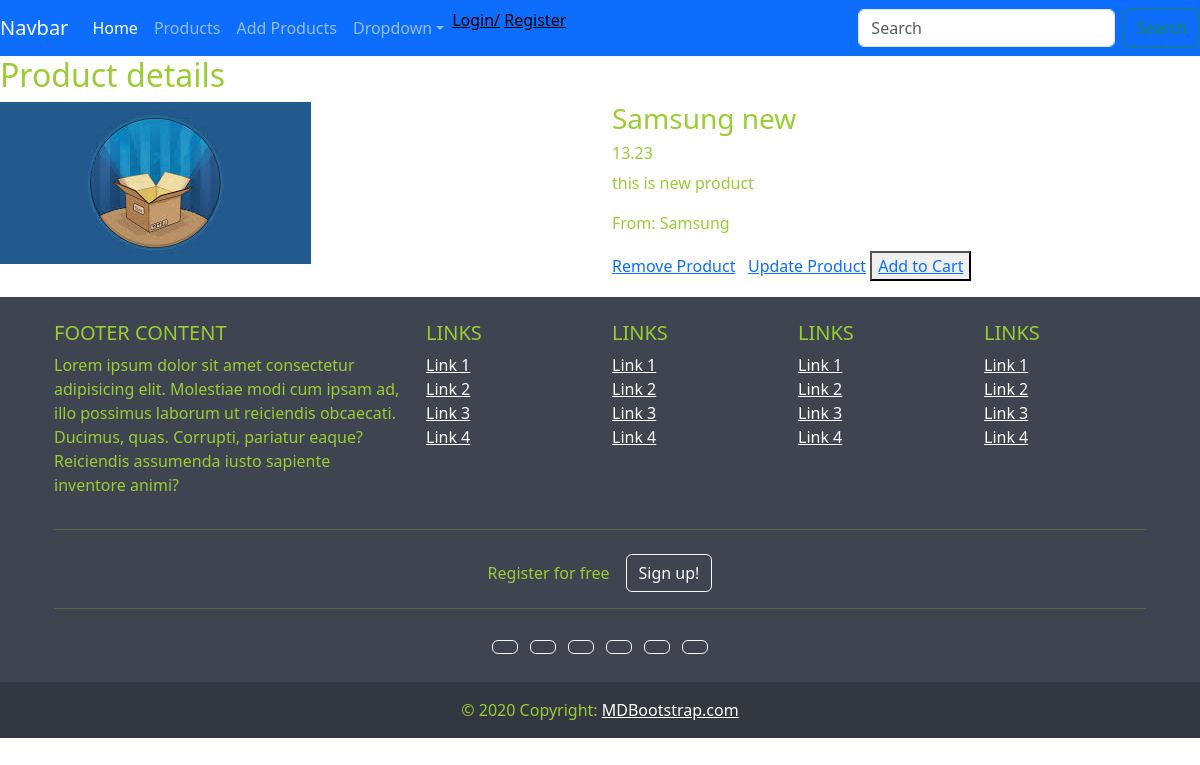
The page /product/details/7/ on the database its author committed.
### product/models.py (models this page shows, shortened)
class Product(models.Model):
    name =  models.CharField(max_length=100)
    price = models.DecimalField(decimal_places=2,max_digits=10)
    brand = models.ForeignKey(Brand,on_delete=models.CASCADE,null=True)
    size = models.DecimalField(decimal_places=2,max_digits=4)
    description = models.CharField(max_length=500)
    color = models.CharField(max_length=20)
    image = models.ImageField(upload_to='images/product_image',default='images/product_image/p1.jpeg')
    category = models.ManyToManyField(Category)
    weight = models.DecimalField(decimal_places=2,max_digits=4)
    created_at = models.DateTimeField(auto_now_add=True)
    updated_at = models.DateTimeField(auto_now=True)
    quantity = models.IntegerField(default=0)

class Brand(models.Model):
    name = models.CharField(max_length=50)
    logo = models.ImageField(upload_to='logo')

### product/views.py (the view)
# urls.py: path('details/<int:id>/',views.show_details,name='about-product'),
def show_details(request,id):
    p = get_object_or_404(Product,id=id)
    context = {
        'product':p
    }
    return render(request,'product/product_detail.html',context)

### product/templates/product/product_detail.html
{% extends 'base.html' %}
{% block content %}
<h2>Product details</h2>
<div class="row">
    <div class="col">
        <img src="{{product.image.url}}" alt="">
    </div>
    <div class="col">
        <h3>{{product.name}}</h3>
        <h6>{{product.price}}</h6>
        <p>{{product.description}}</p>
        <p>From: {{product.brand.name}}</p>
<a href="{% url 'remove-product' product.id %}">Remove Product</a>&nbsp;&nbsp;
<a href="{% url 'update-product' product.id %}">Update Product</a>
<button><a href="{% url 'add-to-cart' product.id %}">Add to Cart</a></button>
    </div>
</div>
{% endblock %}

### static/css/style.css (style rules this page uses)
* { color:yellowgreen; }

### rows shown on the page
Product: image (picture), name "Samsung new", price "13.23", description "this is new product", brand.name "Samsung"
